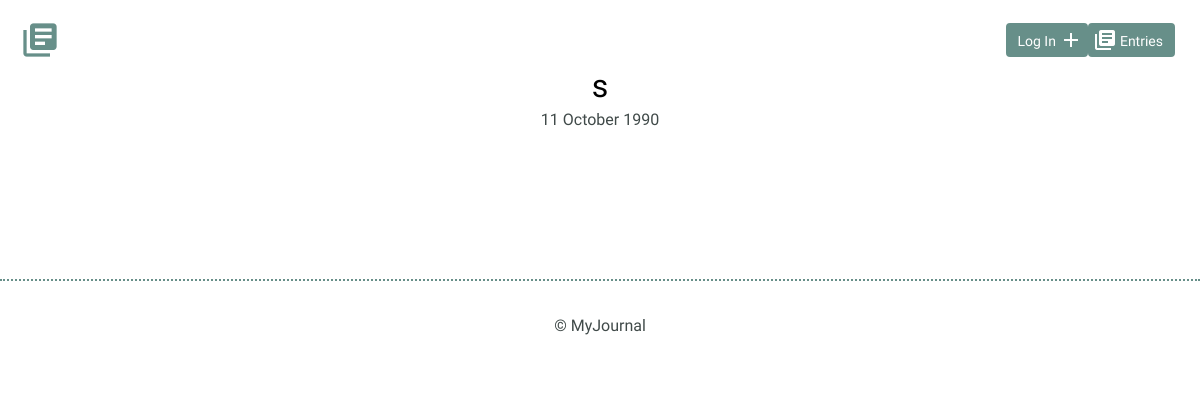
Before: / with the older database file.
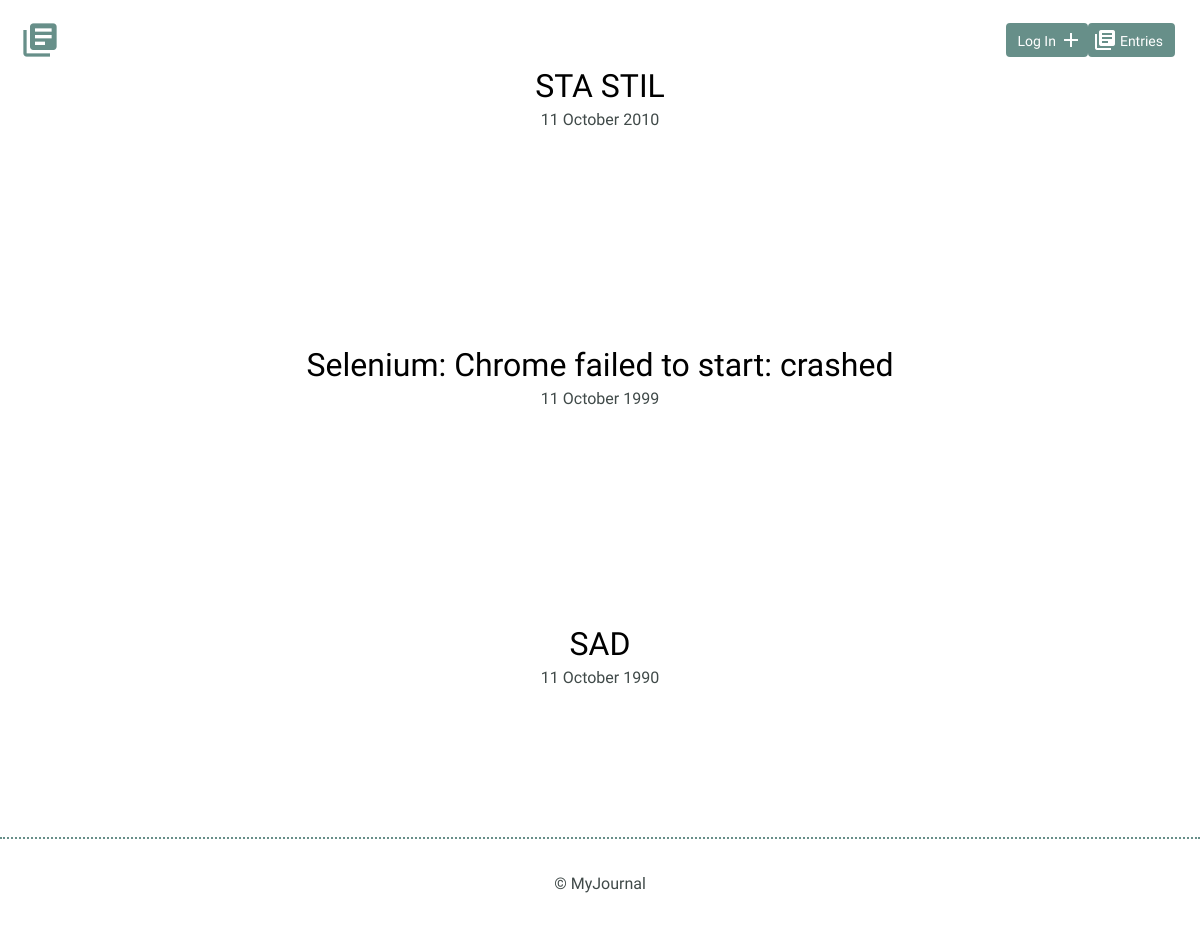
After: the same page with the newer database file.
### models.py (models this page shows)
class Post(Model):
    title = CharField()
    date = DateField()
    time_spent = CharField(max_length=100)
    what_i_learned = TextField()
    resources_to_remember = TextField()
    posted_at = DateTimeField(default=datetime.datetime.now)
    class Meta:
        database = DATABASE
        order_by = ('-posted_at',)

### app.py (the view)
@app.route('/')
def index():
    stream = models.Post.select().limit(5).order_by(models.Post.posted_at.desc())
    return render_template('index.html', stream=stream)

### app.py (called while the page is built)
@app.before_request
def before_request():
    g.db = models.DATABASE
    g.db.connect(reuse_if_open=True)
    g.user = current_user

@app.after_request
def after_request(response):
    g.db.close()
    return response

### templates/index.html (shortened to what this page needs)
{% extends "layout.html" %}
{% block content %}
{% if stream %}
    {% for post in stream %}
    <section>
        <div class="container">
            <div class="entry-list">
                <article>
                    <h2><a href="{{ url_for('detail', post_id=post.id) }}">{{ post.title }}</a></h2>
                    <time datetime="datetime">{{ post.date.strftime('%d %B %Y') }} </time>
                </article>
            </div>
        </div>
    </section>
    {% endfor %}
{% endif %}
{% endblock %}

### templates/layout.html (shortened to what this page needs)
<!DOCTYPE html>
<html>
    <head>
        <link rel="stylesheet" href="/static/css/normalize.css">
        <link rel="stylesheet" href="/static/css/site.css">
    </head>
    <body>
        <header> {% block title %} {% endblock %}
            <div class="container">
                    <a class="logo" href="{{ url_for('index') }}"><i class="material-icons">library_books</i></a>
                    <a class="button icon-left" href="{{ url_for('list') }}"><i class="material-icons">library_books</i>Entries</a>
                    {% if current_user.is_authenticated %}
                        <a class="button icon-right" href="{{ url_for('new_post') }}"><span>New Entry</span> <i class="material-icons">add</i></a>
                        <a class="button icon-right" href="{{ url_for('logout') }}"><span>Log Out</span> <i class="material-icons">add</i></a>
                    {% else %}
                        <a class="button icon-right" href="{{ url_for('login') }}"><span>Log In</span> <i class="material-icons">add</i></a>
                    {% endif %}
            </div>
        </header>
                {% block content %} {% endblock %}
        <footer>
            <div>
                &copy; MyJournal
            </div>
        </footer>
    </body>
</html>

### static/css/site.css (style rules this page uses)
body { font-size: 16px; color: #404a49; font-family: 'Cousine', serif; font-weight: 400; }
.container { margin: 0 auto; padding: 0 25px; }
header .logo i { color: #678f89; margin: 20px 0 0 -5px; float: left; font-size: 40px; }
header .button { float: right; margin: 33px 0 0 0; }
footer { text-align: center; padding: 35px 0; border-top: 2px dotted #678f89; }
.button { padding: 8px 10px 6px 10px; background: #678f89; border: 2px solid #678f89; border-radius: 4px; text-decoration: none; color: #FFF; position: relative; text-align: center; font-size: 14px; }
.button.icon-right { padding-right: 30px; top: -10px; }
.button.icon-left { padding-left: 30px; top: -10px; }
.button.icon-right i { position: absolute; top: 3px; right: 3px; }
.button.icon-left i { position: absolute; top: 3px; left: 3px; }
h1, h2, h3 { margin: 0; font-weight: 400; line-height: 1em; color: #000; }
h2 { font-size: 32px; }
h2 a { text-decoration: none; color: #000; }
.entry-list, .edit-entry, .new-entry { max-width: 800px; margin: 0 auto; padding: 70px 0 150px 0; }
.entry-list article { margin-bottom: 70px; text-align: center; }
.entry-list article:last-child { margin-bottom: 0; }
.entry-list article h2 { margin-bottom: 8px; }

Changed rows visible on the page:
added Post: title "STA STIL", date "11 October 2010"
added Post: title "Selenium: Chrome failed to start: crashed", date "11 October 1999"
changed Post: title "s" → "SAD"
